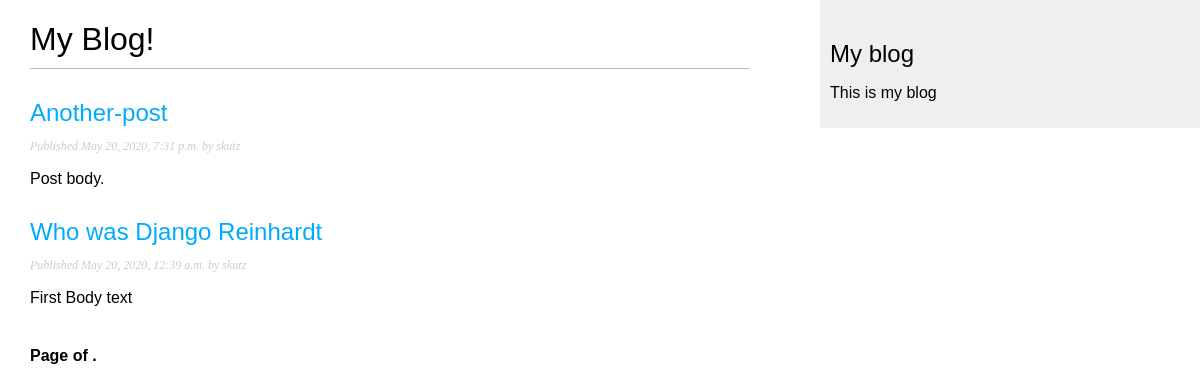
/blog/, run on an earlier commit of the app's database.
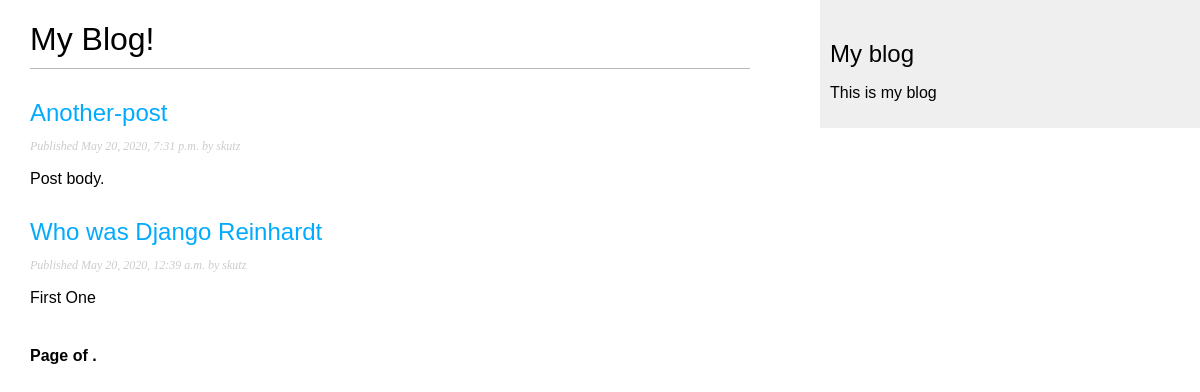
And on a later commit of the database.
### blog/models.py (models this page shows, shortened)
class Post(models.Model):
    STATUS_CHOICES = (
        ('draft', 'Draft'),
        ('published', 'Published'),
    )
    title = models.CharField(max_length = 250)
    slug = models.SlugField(max_length = 250, unique_for_date = 'publish')
    author = models.ForeignKey(User, on_delete = models.CASCADE, related_name = 'blog_posts')
    body = models.TextField()
    publish = models.DateTimeField(default = timezone.now) # date with timezone info
    created = models.DateField(auto_now_add = True) # date when post initially created
    updated = models.DateTimeField(auto_now=True)
    status = models.CharField(max_length = 10, choices = STATUS_CHOICES, default = 'draft')
    objects = models.Manager()
    published = PublishedManager()
    class Meta:     # just a class container with some options (metadata)
        ordering = ('-publish', )   # the negative puts in descending order from most recently pubished
    def get_absolute_url(self):
        return reverse("blog:post_detail",   # define args next, kwargs can also be implmented
                         args=[self.publish.year,
                               self.publish.month,
                               self.publish.day,
                               self.slug ])

### blog/views.py (the view)
# urls.py: path('', views.post_list, name = 'post_list'),
def post_list(request):
    posts = Post.published.all()
    return render(request, 'blog/post/list.html', {'posts': posts})

### blog/models.py (called while the page is built)
    def get_queryset(self):
        return super(PublishedManager, self).get_queryset().filter(status='published')

### blog/templates/blog/post/list.html (shortened to what this page needs)
{% extends "blog/base.html" %}
{% block content %}
    <h1> My Blog! </h1>
    {% for post in posts %}
        <h2>
            <a href = "{{ post.get_absolute_url }}">
                {{ post.title }}
            </a>
        </h2>
        <p class = "date">
            Published {{ post.publish }} by {{ post.author }}
        </p>
        {{ post.body|truncatewords:30|linebreaks}}
    {% endfor %}
    {% include "pagination.html" with page=posts %}
{%endblock%}

What changed in the data, as far as the page shows it:
changed Post "Who was Django Reinhardt": body "First Body text" → "First One"
